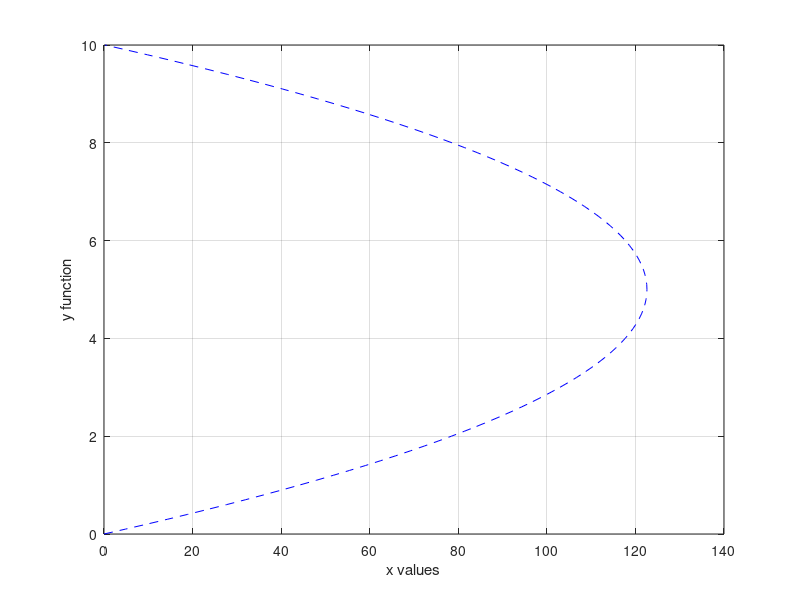

Source code (MATLAB):

x = 0:0.1:10;
y0 = 0;
g = 9.8;
vo = 50.75;
angelO = 5*pi / 12;

y = y0 -(0.5*g)*(x.^2)+(vo*sin(angelO))*x;

figure (1)
plot(y,x,'b--');
grid on
xlabel("x values")
ylabel("y function")

